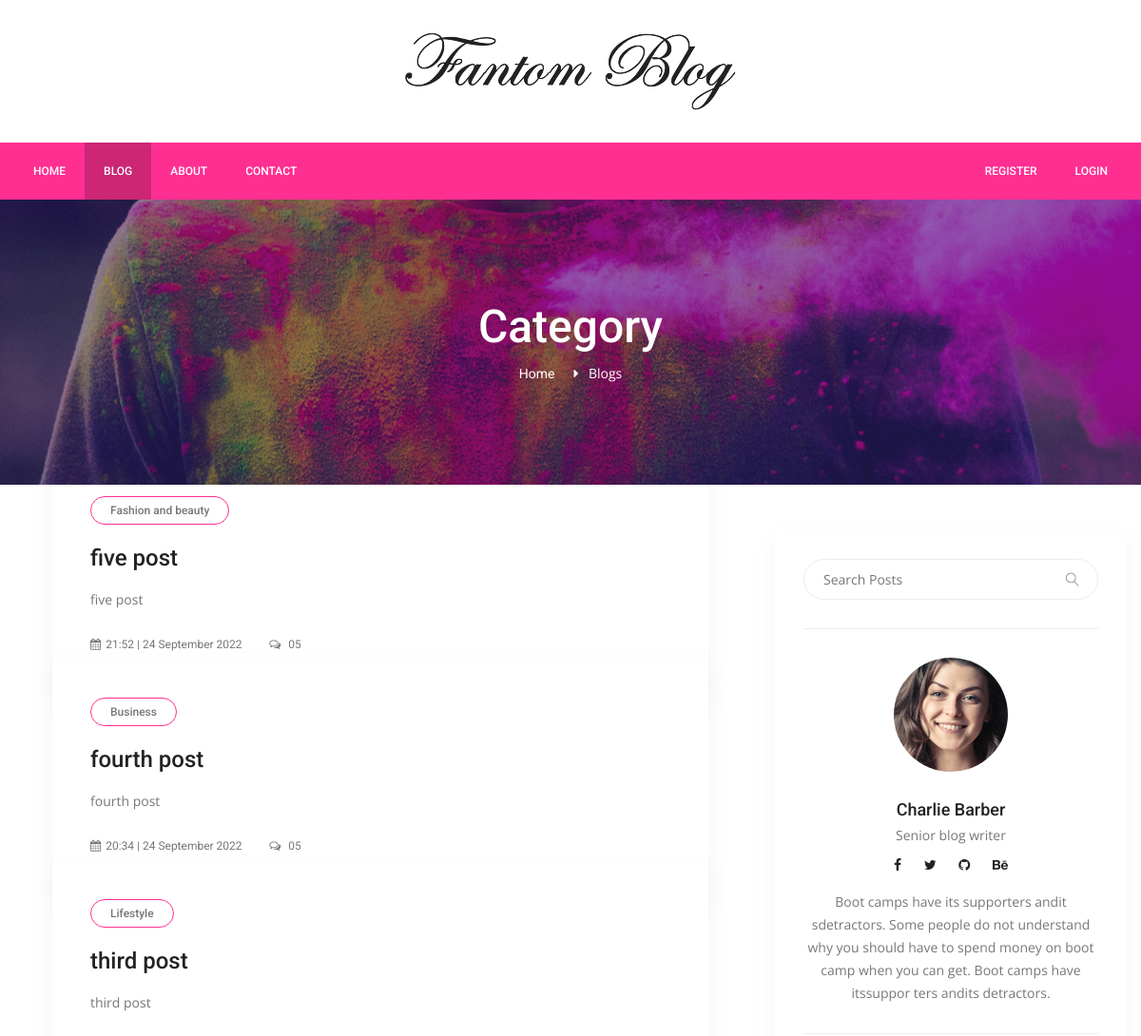
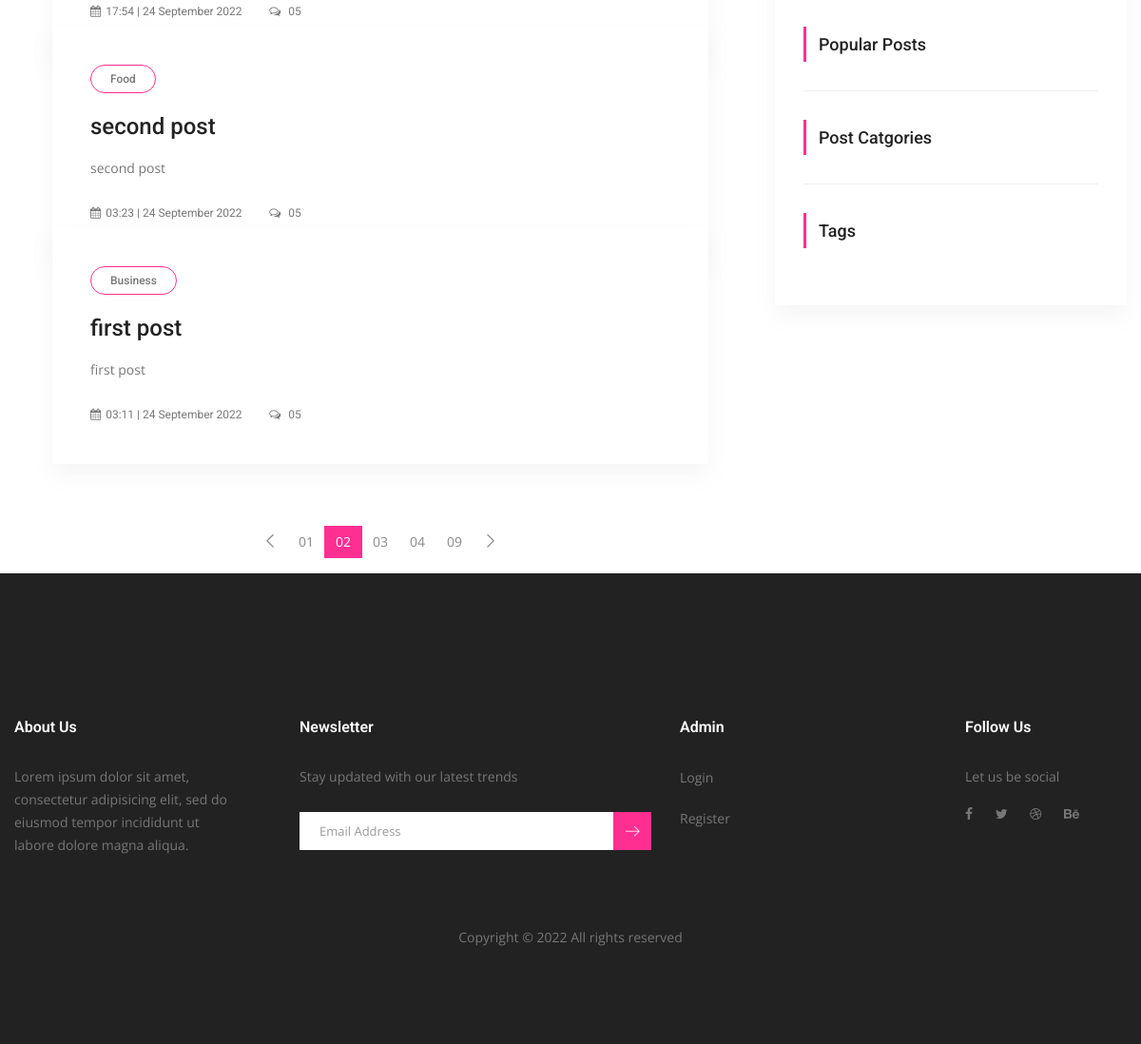
Page /blog on the committed database (2 pictures, top to bottom).
### server.py (models this page shows)
class Post(db.Model):
    __tablename__ = "posts"
    id = db.Column(db.Integer, primary_key=True)
    title = db.Column(db.String(500), unique=True, nullable=False)
    subtitle = db.Column(db.String(500), nullable=False)
    description = db.Column(db.Text, nullable=False)
    image_url = db.Column(db.String(500), nullable=False)
    category = db.Column(db.String(250), nullable=False)
    tags = db.Column(db.String(500), nullable=False)
    total_view = db.Column(db.Integer, nullable=False)
    created_date = db.Column(db.String(250), nullable=False)
    updated_date = db.Column(db.String(250), nullable=False)
    post_info = db.relationship("Bookmark", back_populates="post")
    comment_post_info = db.relationship("Comment", back_populates="post")

### server.py (the view, shortened to what this page needs)
@app.route("/blog")
def blog():
    posts = Post.query.order_by(desc(Post.updated_date)).all()
    search = request.args.get("search")
    if search != None:
        search_posts = Post.query.filter(Post.title.contains(search)).all()
        return render_template("blog/pages/search.html", path=request.path, posts=search_posts, sidebar=sidebar, logged_in=current_user.is_authenticated)
    category = request.args.get("category")
    if category != None:
        category_posts = Post.query.filter_by(category=category).all()
        return render_template("blog/pages/search.html", path=request.path, posts=category_posts, sidebar=sidebar, logged_in=current_user.is_authenticated)
    query_tag = request.args.get("tag")
    return render_template("blog/pages/blogs.html", path=request.path, posts=posts, sidebar=sidebar, logged_in=current_user.is_authenticated)

### templates/blog/pages/blogs.html (shortened to what this page needs)
{% extends "blog/layouts/base.html" %} {% block content %}
<section class="banner_area">
  <div class="banner_inner d-flex align-items-center">
    <div
      class="overlay bg-parallax"
      data-stellar-ratio="0.9"
      data-stellar-vertical-offset="0"
      data-background=""
    ></div>
    <div class="container">
      <div class="banner_content text-center">
        <h2>Category</h2>
        <div class="page_link">
          <a href="{{ url_for('home') }}">Home</a>
          <span style="color: white">Blogs</span>
        </div>
      </div>
    </div>
  </div>
</section>
<section class="blog_area pt-5">
  <div class="container">
    <div class="row">
      <div class="col-lg-8">
        <div class="blog_left_sidebar">
          {% for post in posts %}
          <article class="blog_style1">
            <div class="blog_img">
            </div>
            <div class="blog_text">
              <div class="blog_text_inner">
                <a class="cat" href="#">{{ post.category }}</a>
                <a href="{{ url_for('post_detail', post_id=post.id) }}"
                  ><h4>{{ post.title }}</h4></a
                >
                <p>{{ post.subtitle }}</p>
                <div class="date">
                  <a href="#"
                    ><i class="fa fa-calendar" aria-hidden="true"></i>{{
                    post.updated_date }}</a
                  >
                  <a href="#"
                    ><i class="fa fa-comments-o" aria-hidden="true"></i> 05</a
                  >
                </div>
              </div>
            </div>
          </article>
          {% endfor %}
          <nav class="blog-pagination justify-content-center d-flex">
            <ul class="pagination">
              <li class="page-item">
                <a href="#" class="page-link" aria-label="Previous">
                  <span aria-hidden="true">
                    <span class="lnr lnr-chevron-left"></span>
                  </span>
                </a>
              </li>
              <li class="page-item"><a href="#" class="page-link">01</a></li>
              <li class="page-item active">
                <a href="#" class="page-link">02</a>
              </li>
              <li class="page-item"><a href="#" class="page-link">03</a></li>
              <li class="page-item"><a href="#" class="page-link">04</a></li>
              <li class="page-item"><a href="#" class="page-link">09</a></li>
              <li class="page-item">
                <a href="#" class="page-link" aria-label="Next">
                  <span aria-hidden="true">
                    <span class="lnr lnr-chevron-right"></span>
                  </span>
                </a>
              </li>
            </ul>
          </nav>
        </div>
      </div>
      <div class="col-lg-4">{% include 'blog/include/sidebar.html' %}</div>
    </div>
  </div>
</section>
{% endblock %}

### static/css/style.css (style rules this page uses)
a { text-decoration: none; -webkit-transition: all 0.3s ease-in-out; -o-transition: all 0.3s ease-in-out; transition: all 0.3s ease-in-out; }
body { line-height: 24px; font-size: 14px; font-family: "Open Sans", sans-serif; font-weight: normal; color: #777777; }
h1, h2, h3, h4, h5, h6 { font-family: "Roboto", sans-serif; font-weight: 500; }
@media (min-width: 1200px) { .container { max-width: 1200px; } }
.header_area + section, .header_area + div { margin-top: 210px; }
.banner_area { position: relative; z-index: 1; min-height: 300px; }
.banner_area .banner_inner { position: relative; overflow: hidden; width: 100%; min-height: 300px; background: #000; z-index: 1; }
.banner_area .banner_inner .overlay { background: url(../img/banner/banner.jpg) no-repeat scroll center center; position: absolute; left: 0; right: 0; top: 0; height: 145%; bottom: 0; z-index: -1; opacity: 1; }
.banner_area .banner_inner .banner_content h2 { color: #fff; font-size: 48px; font-family: "Roboto", sans-serif; font-weight: 500; }
.banner_area .banner_inner .banner_content .page_link a { font-size: 14px; color: #fff; font-family: "Roboto", sans-serif; margin-right: 32px; position: relative; }
.banner_area .banner_inner .banner_content .page_link a:before { content: "\f0da"; font: normal normal normal 14px/1 FontAwesome; position: absolute; right: -25px; top: 50%; -webkit-transform: translateY(-50%); -ms-transform: translateY(-50%); transform: translateY(-50%); }
.blog-pagination { padding-top: 25px; }
.blog-pagination .page-link { border-radius: 0; }
.blog-pagination .page-item { border: none; }
.page-link { background: transparent; font-weight: 400; }
.blog-pagination .page-item.active .page-link { background-color: #ff2f92; border-color: transparent; color: #fff; }
.blog-pagination .page-link { position: relative; display: block; padding: 0.5rem 0.75rem; margin-left: -1px; line-height: 1.25; color: #8a8a8a; border: none; }
.blog-pagination .page-link .lnr { font-weight: 600; }
.blog-pagination .page-item:last-child .page-link, .blog-pagination .page-item:first-child .page-link { border-radius: 0; }
h2 { font-size: 30px; }
h4 { font-size: 18px; }
.blog_style1 { margin-bottom: 40px; }
.blog_style1 .blog_text { padding-left: 40px; padding-right: 40px; }
.blog_style1 .blog_text .blog_text_inner { background: #fff; margin-top: -100px; position: relative; -webkit-box-shadow: 0px 10px 20px 0px rgba(153, 153, 153, 0.1); box-shadow: 0px 10px 20px 0px rgba(153, 153, 153, 0.1); padding: 40px; }
.blog_style1 .blog_text .blog_text_inner .cat { display: inline-block; border: 1px solid #ff2f92; line-height: 28px; padding: 0px 20px; color: #777777; border-radius: 15px; font-size: 12px; font-family: "Roboto", sans-serif; margin-bottom: 20px; font-weight: 500; }
.blog_style1 .blog_text .blog_text_inner h4 { font-size: 24px; font-family: "Roboto", sans-serif; line-height: 30px; color: #222222; padding-right: 20px; margin-bottom: 17px; -webkit-transition: all 300ms linear 0s; -o-transition: all 300ms linear 0s; transition: all 300ms linear 0s; }
.blog_style1 .blog_text .blog_text_inner p { font-size: 14px; line-height: 24px; color: #777777; margin-bottom: 22px; }
.blog_style1 .blog_text .blog_text_inner .date a { color: #777777; font-size: 12px; font-weight: normal; font-family: "Roboto", sans-serif; margin-right: 25px; -webkit-transition: all 300ms linear 0s; -o-transition: all 300ms linear 0s; transition: all 300ms linear 0s; }
.blog_style1 .blog_text .blog_text_inner .date a i { padding-right: 5px; }
.blog_style1 .blog_text .blog_text_inner .date a:last-child { margin-right: 0px; }

### rows in the picture
Post: category "Fashion and beauty", title "five post", subtitle "five post", updated_date "21:52 | 24 September 2022"
Post: category "Business", title "fourth post", subtitle "fourth post", updated_date "20:34 | 24 September 2022"
Post: category "Lifestyle", title "third post", subtitle "third post", updated_date "17:54 | 24 September 2022"
Post: category "Food", title "second post", subtitle "second post", updated_date "03:23 | 24 September 2022"
Post: category "Business", title "first post", subtitle "first post", updated_date "03:11 | 24 September 2022"
